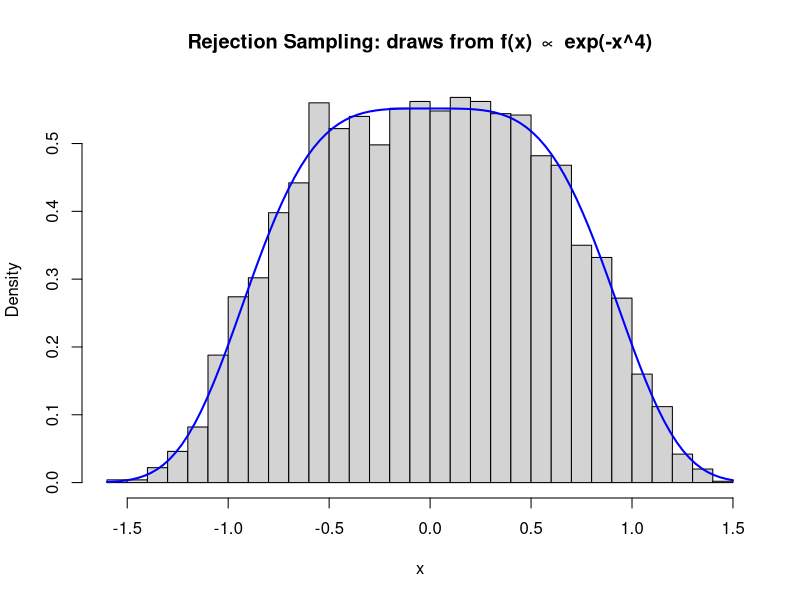

Reproduce this figure in R.
## ---- chunk 1
set.seed(4279)

f_tilde <- function(x) exp(-x^4)                # unnormalized target
g_samp  <- function(n) runif(n, min=-2, max=2)  # proposal sampler
g_dens  <- function(x) dunif(x, min=-2, max=2)  # proposal density

rej_samp <- function(n, M = 4) {
  out <- numeric(0)
  n_try <- 0

  while (length(out) < n) {
    y <- g_samp(1)
    u <- runif(1)
    n_try <- n_try + 1

    # acceptance probability = f_tilde(y) / (M * g(y))
    # Here it simplifies to exp(-y^4).
    if (u <= f_tilde(y) / (M * g_dens(y))) out <- c(out, y)
  }

  list(draws = out, acceptance_rate = n / n_try)
}

sim <- rej_samp(5000)
sim$acceptance_rate
## ---- chunk 2
x <- seq(-2, 2, length.out = 400)

hist(sim$draws, breaks = 40, freq = FALSE, col = "lightgray",
     main = "Rejection Sampling: draws from f(x) ∝ exp(-x^4)",
     xlab = "x")

# Overlay a *scaled* version of the unnormalized density (for shape only)
curve(f_tilde(x) / integrate(f_tilde, -2, 2)$value, add = TRUE, lwd = 2, col = "blue")
## ---- chunk 3
set.seed(4279)
n <- 50000
threshold <- 4

# True value (for checking only)
p_true <- 1 - pnorm(threshold)

# 1) Naive MC: Z ~ N(0,1)
z_naive <- rnorm(n)
p_hat_naive <- mean(z_naive > threshold)

# 2) Importance sampling: sample from N(mu,1)
mu <- 4
z_is <- rnorm(n, mean = mu, sd = 1)

# weights: f/g = dnorm(z;0,1) / dnorm(z;mu,1)
w <- dnorm(z_is, mean = 0, sd = 1) / dnorm(z_is, mean = mu, sd = 1)

p_hat_is <- mean((z_is > threshold) * w)

c(p_true = p_true, naive = p_hat_naive, importance = p_hat_is)
## ---- chunk 4
ess <- (sum(w)^2) / sum(w^2)
c(n = n, ESS = ess, ESS_fraction = ess/n)
